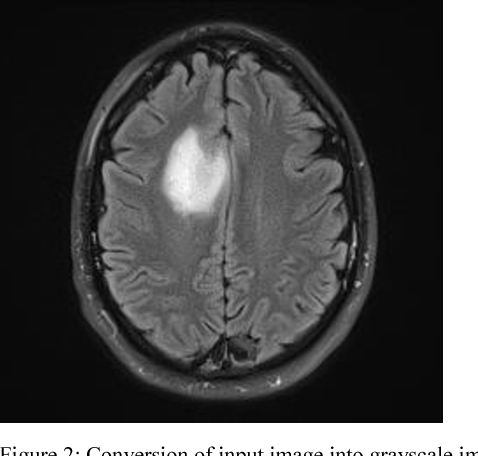
%> input picture trabalho2/assets/brain.png, 478 x 456 px
$ octave questao1.m   (GNU Octave 9; MATLAB toolbox functions it lacks are replaced by stand-ins)
%> lines starting %> are read from the running program, lines starting %| are printed output that depends on the picture; in (x1, y1, x2, y2) boxes, pixels count from 0 and x2, y2 are one past the last pixel; in counts of white or black regions, pixels touching at a corner belong together; the program's own positions count from 1
% Questão 1 do trabalho 2
% Autora: Maria Claudia Campos Martins
% Matricula: 170109968

clc
close all

% Le imagem
brainImage = imread('brain.png');
%> brainImage is the input picture: size 456x478x3 uint8; min 0, max 255, mean 76.8

% Converte imagem para escala de cinza
brainImageGray = rgb2gray(brainImage);

% Aplica filtro gaussiano passa-baixas
brainImageGaussianFiltered = imgaussfilt(brainImageGray, 0.75);

% Aplica filtro de mediana
brainImageGaussianFiltered_mean = medfilt2(brainImageGaussianFiltered);

% Salva imagem filtrada para processamento futuro
imwrite(uint8(brainImageGaussianFiltered_mean), 'brainFiltered.png');


% Mostra imagens orginal, filtrada com gaussiano e filtrada com mediana
figure(1)
imshow(brainImage);colormap gray
title('Imagem original', 'fontsize', 3)

figure(2)
imshow(abs(brainImageGaussianFiltered), [0 290]); colormap gray;
%> after `imshow(abs(brainImageGaussianFiltered), [0 290])`:
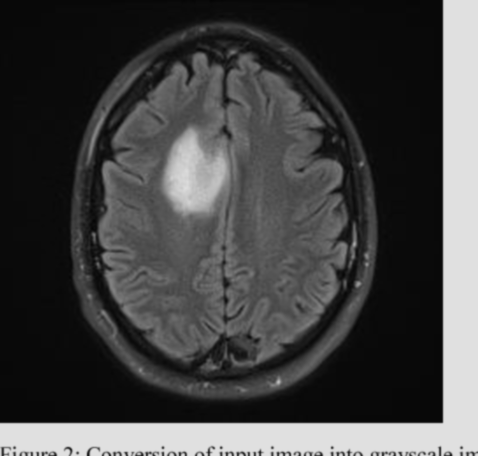
%> displayed picture: size 456x478, on the screen's scale of 0 to 255; min 4, max 224, mean 67.6
title('Filtro gaussiano passa-baixas', 'fontsize', 12);
imwrite(abs(brainImageGaussianFiltered), 'img/questao1-filtro-gaussiano.png');

figure(3)
imshow(abs(brainImageGaussianFiltered_mean), [0 290]), colormap gray
title('Filtro de mediana', 'fontsize', 12)
imwrite(abs(brainImageGaussianFiltered_mean), 'img/questao1-filtro-mediana.png');

% Lê imagem filtrada
brainFiltered = imread('brainFiltered.png');

% Gera o histograma
figure(4)
imhist(brainFiltered);
title('Histograma da imagem filtrada', 'fontsize', 12);
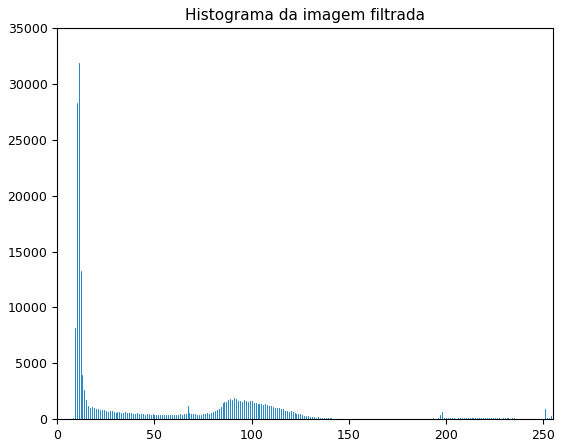
%> figure redrawn from the program's plot data; highest point at x = 11, y = 31844

% Aplica binarizacao observando histograma
bw = (brainFiltered > 174 );
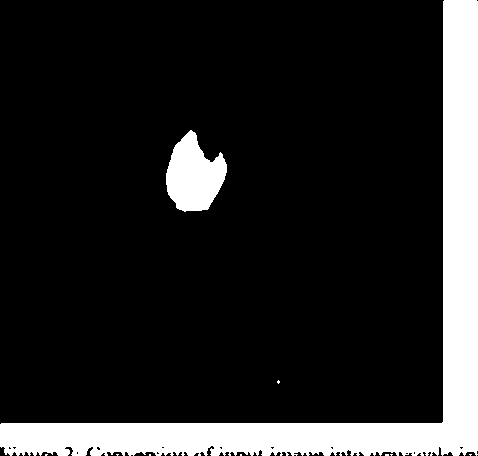
%> bw: size 456x478 logical; 15.1% white; 10 white regions (8 under 20 px), largest, box (x1, y1, x2, y2) and area: (0, 0, 478, 456) 29549, (166, 130, 227, 212) 3262

% Mostra imagem binarizada
figure(5)
imshow(bw), colormap gray
title('Imagem binarizada', 'fontsize', 12)
imwrite(bw, 'img/questao1-binarizada.png');

% Gera disco para abertura
se = strel('disk',2);

% Faz abertura
afterOpening = imopen(bw, se);
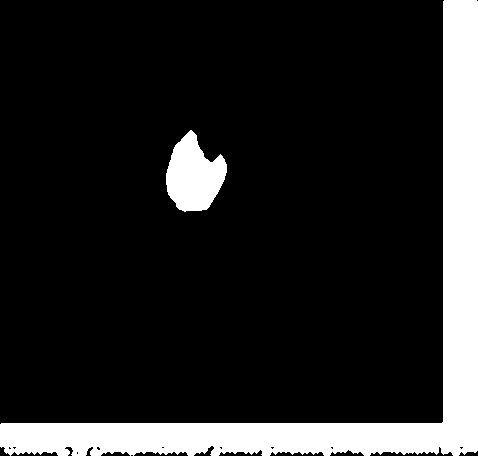
%> afterOpening: size 456x478 logical; 14.9% white; 2 white regions, box (x1, y1, x2, y2) and area: (0, 0, 478, 456) 29269, (166, 130, 227, 212) 3245

% Mostra resultado da abertura
figure(6)
imshow(afterOpening,[]);
title('Imagem após abertura', 'fontsize', 12)
imwrite(afterOpening, 'img/questao1-abertura.png');

% Conta quantos elementos conectados tem na imagem
cc = bwconncomp(afterOpening);
%> cc = 2 connected components

% Idenfica elemento de maior tamanho e o remove (pois eh a margem
% da imagem)
numPixels = cellfun(@numel, cc.PixelIdxList);
%> numPixels = [29269 3245]
[biggest,idx] = max(numPixels);
%> biggest = 29269; idx = 1
afterOpening(cc.PixelIdxList{idx}) = 0;
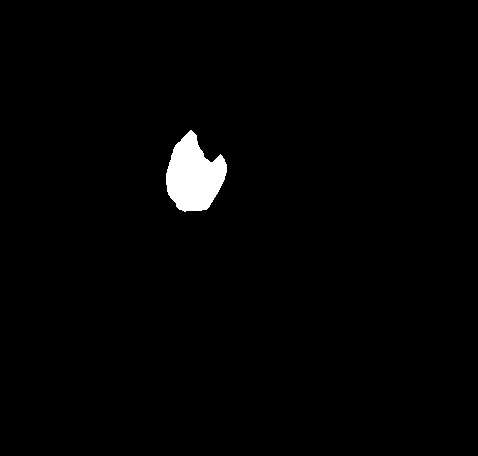
%> afterOpening: size 456x478 logical; 1.5% white; 1 white region, box (x1, y1, x2, y2) and area: (166, 130, 227, 212) 3245

% Mostra a imagem com apenas o tumor
figure(7)
imshow(afterOpening)
title('Imagem apenas com o tumor', 'fontsize', 12)
imwrite(afterOpening, 'img/questao1-tumor.png');

$ run again, with trabalho2/assets/questao2-cluster-index.png copied over trabalho2/assets/brain.png
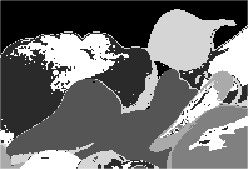
%> input picture trabalho2/assets/questao2-cluster-index.png, 248 x 169 px
%> brainImage is the input picture: size 169x248x3 uint8; min 0, max 255, mean 111.2
%> `bw = (brainFiltered > 174 );`:
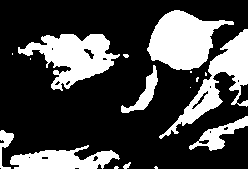
%> bw: size 169x248 logical; 27.4% white; 17 white regions (9 under 20 px), largest, box (x1, y1, x2, y2) and area: (147, 10, 234, 70) 3069, (18, 34, 120, 91) 2849, (159, 29, 248, 139) 2489
%> cc = 14 connected components
%> numPixels = [169 1500 2704 18 482 20 3029 27 938 41 574 1344 13 32]
%> biggest = 3029; idx = 7
%> `afterOpening(cc.PixelIdxList{idx}) = 0;`:
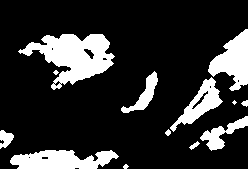
%> afterOpening: size 169x248 logical; 18.8% white; 13 white regions (2 under 20 px), largest, box (x1, y1, x2, y2) and area: (18, 34, 115, 90) 2704, (10, 150, 119, 169) 1500, (208, 29, 248, 91) 1344
